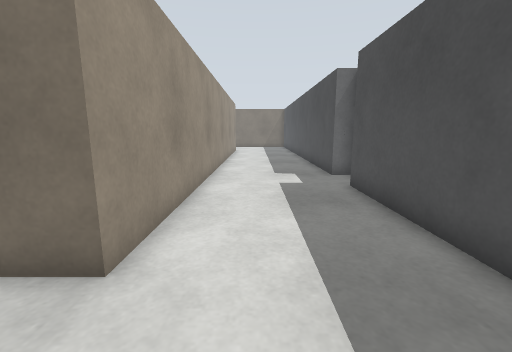
view 1 (above)

19 first-person views from a walk through a robot-simulator world made for Gazebo. The camera is 0.86 m above the floor, tilts 10° down and sees 90° across. The floor is counted in squares, 0.5 m on a side. Each view is taken from the middle of a square. On the plan, view 1 faces up. The plan holds only what a view shows up to about 14 squares ahead; the rest is blank. The place goes on beyond the plan.

view 2
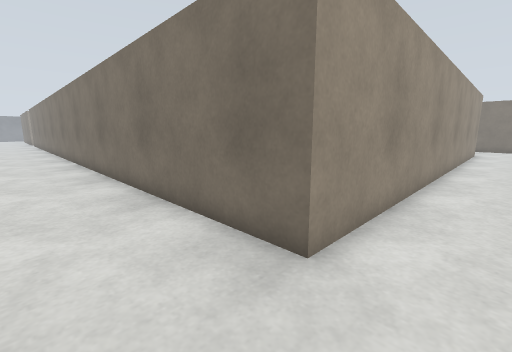

view 3
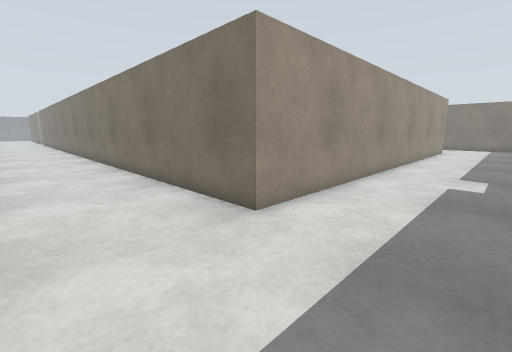

view 4
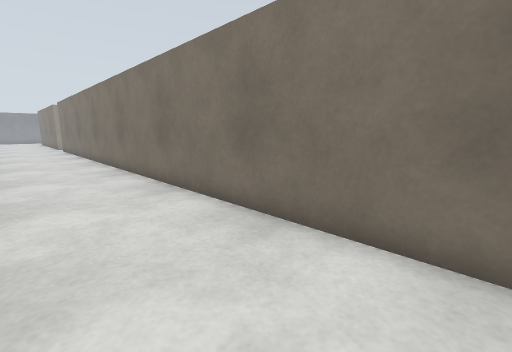

view 5
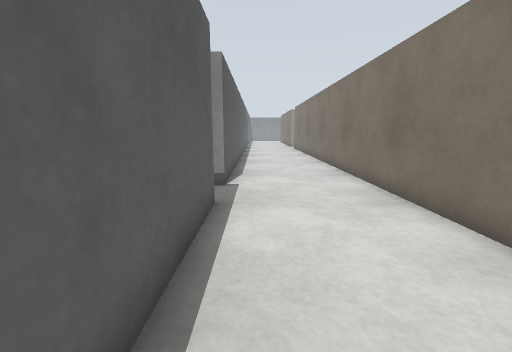

view 6
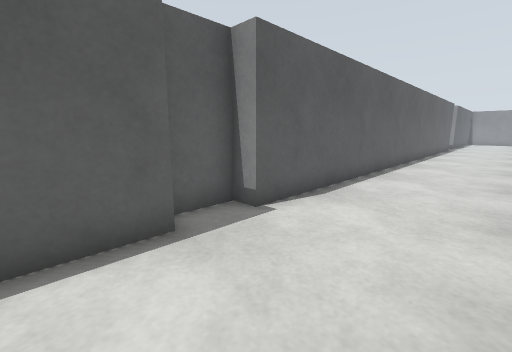

view 7
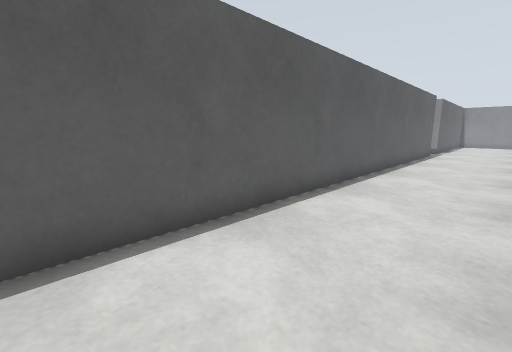

view 8
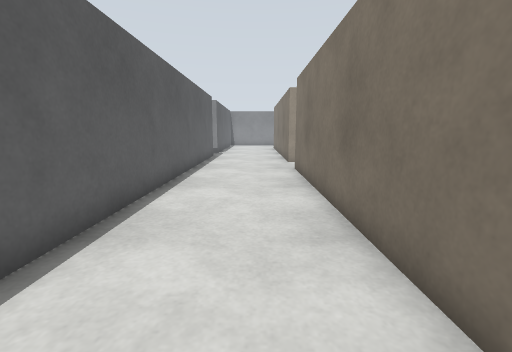

view 9
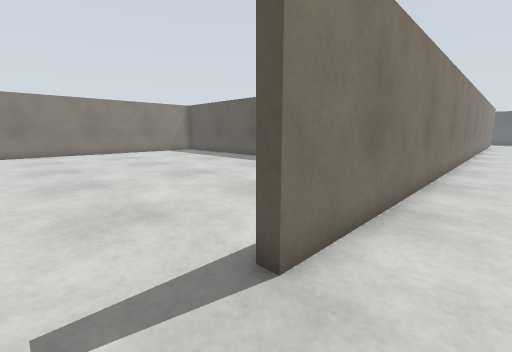

view 10
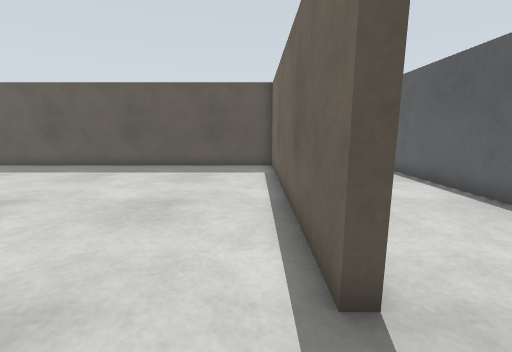

view 11
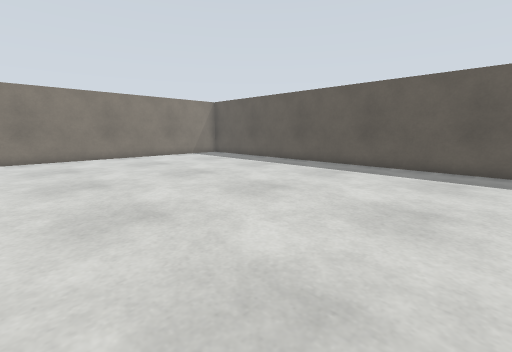

view 12
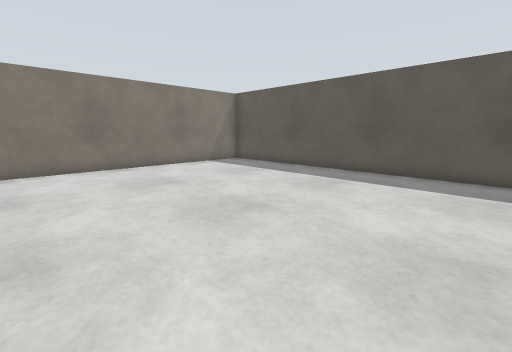

view 13
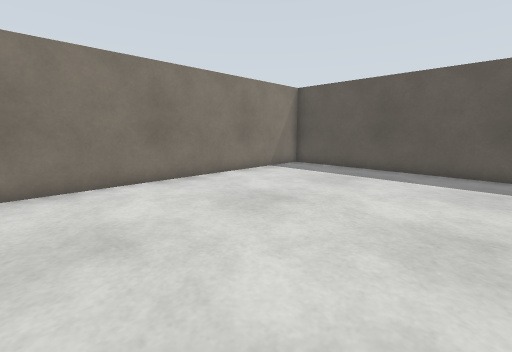

view 14
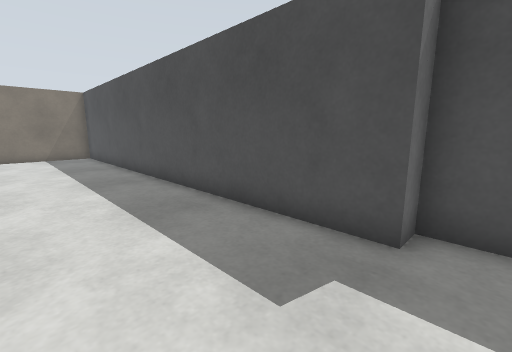

view 15
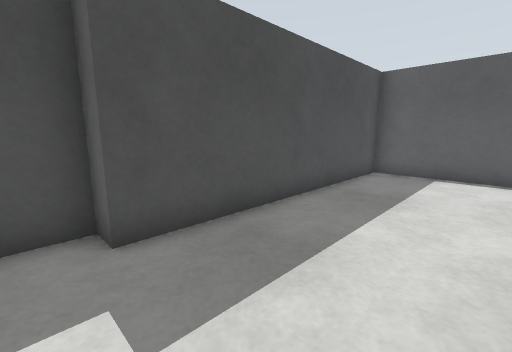

view 16
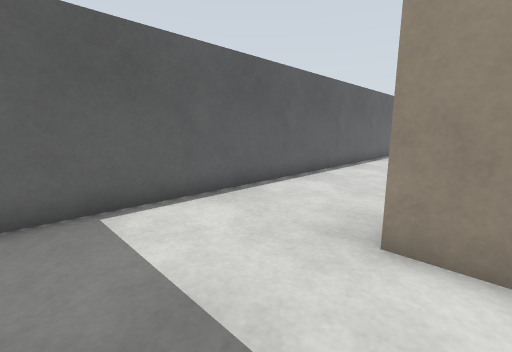

view 17
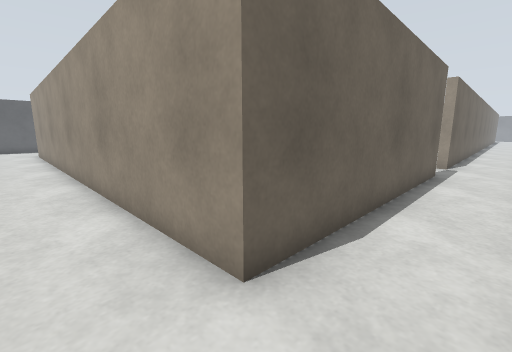

view 18
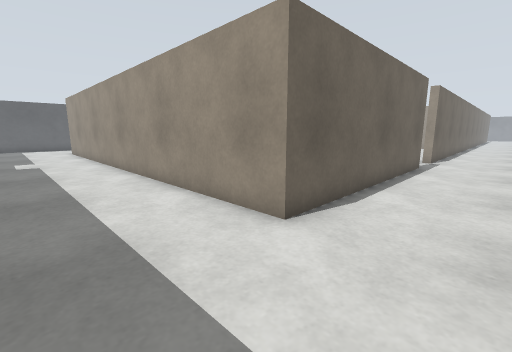

view 19
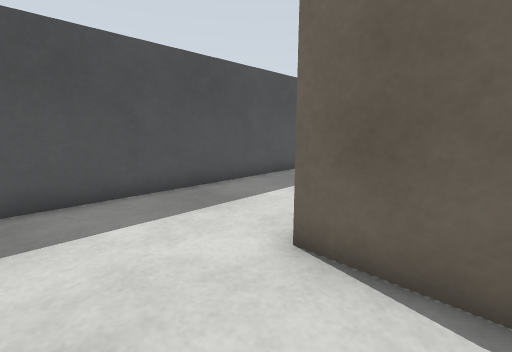

### Floor plan
Points are (right, up) in squares from view 1. A wall is a line through its corners. A room is listed if a view was taken in it or the views show most of it. See-through windows are left out.
Room 1 (views 1, 2, 3, 4, 5, 6, 7, 8, 9, 14, 15, 16, 17, 18, 19)
walls: (-18.1, -2) (3, -2) (3, 8) (3.5, 8); (3.5, 10) (3, 10) (3, 26.2); (-11.9, 23) (-1.8, 23) (-1.8, 2.8) (-37.8, 2.8); (-18.4, 23) (-14.2, 23); (-40.2, -2) (-20, -2) (-20, -2.5)
ways out: opening at (-39, 3) to room 2; opening at (-19, -2); opening at (-13, 23); opening at (3, 9)
Room 2 (views 10, 11, 12, 13)
walls: (-37.8, 2.8) (-37.8, 3.2) (-27.2, 3.2) (-27.2, 22.6) (-40.1, 22.6)
ways out: opening at (-39, 3) to room 1

Where each view was taken, in squares from view 1:
view 1: 0 up, 0 right, facing up
view 2: 0 up, 0 right, facing up-left
view 3: 1 down, 2 right, facing up-left
view 4: 1 down, 11 left, facing up-left
view 5: 1 down, 12 left, facing left
view 6: 2 up, 16 left, facing down-left
view 7: 2 up, 23 left, facing down-left
view 8: 1 up, 26 left, facing left
view 9: 1 up, 40 left, facing up-right
view 10: 4 up, 40 left, facing right
view 11: 5 up, 40 left, facing up-right
view 12: 10 up, 38 left, facing up-right
view 13: 14 up, 39 left, facing up-right
view 14: 9 up, 1 left, facing up-right
view 15: 9 up, 1 left, facing down-right
view 16: 4 up, 2 right, facing down-left
view 17: 25 up, 0 right, facing down-left
view 18: 26 up, 2 right, facing down-left
view 19: 26 up, 4 left, facing down-right
